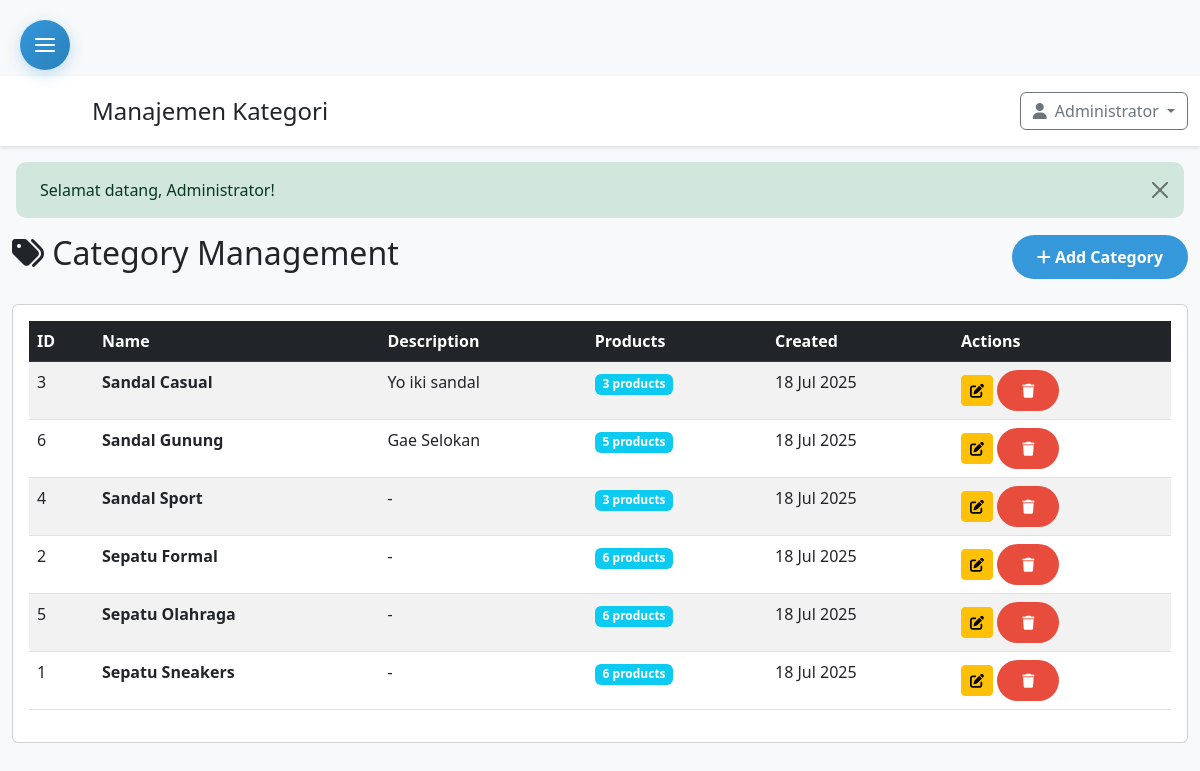
Screenshot of /admin/categories.php (signed in) with the database file from the repository.
### tables this page shows
CREATE TABLE `categories` (
  `id` int(11) NOT NULL,
  `name` varchar(255) NOT NULL,
  `description` text DEFAULT NULL,
  `created_at` datetime DEFAULT current_timestamp(),
  `updated_at` datetime DEFAULT current_timestamp() ON UPDATE current_timestamp()
);

### admin/categories.php (the view, shortened to what this page needs)
<?php
require_once '../config.php';
try {
    $stmt = $pdo->prepare("
        SELECT c.*,
               COUNT(p.id) as product_count
        FROM categories c
        LEFT JOIN products p ON c.id = p.category_id
        GROUP BY c.id
        ORDER BY c.name ASC
    ");
    $stmt->execute();
    $categories = $stmt->fetchAll();
} catch (Exception $e) {
    $categories = [];
    $_SESSION['error'] = "Error fetching categories: " . $e->getMessage();
}
include 'includes/admin_header.php';
?>
<div class="container-fluid">
    <div class="row">
        <div class="col-12">
            <div class="d-flex justify-content-between align-items-center mb-4">
                <h2><i class="fas fa-tags"></i> Category Management</h2>
                <button type="button" class="btn btn-primary" data-bs-toggle="modal" data-bs-target="#addCategoryModal">
                    <i class="fas fa-plus"></i> Add Category
                </button>
            </div>
            <div class="card">
                <div class="card-body">
                    <div class="table-responsive">
                        <table class="table table-striped table-hover">
                            <thead class="table-dark">
                                <tr>
                                    <th>ID</th>
                                    <th>Name</th>
                                    <th>Description</th>
                                    <th>Products</th>
                                    <th>Created</th>
                                    <th>Actions</th>
                                </tr>
                            </thead>
                            <tbody>
                                <?php if (empty($categories)): ?>
                                <tr>
                                    <td colspan="6" class="text-center">No categories found</td>
                                </tr>
                                <?php else: ?>
                                <?php foreach ($categories as $category): ?>
                                <tr>
                                    <td><?= $category['id'] ?></td>
                                    <td><strong><?= htmlspecialchars($category['name']) ?></strong></td>
                                    <td><?= htmlspecialchars($category['description'] ?? '-') ?></td>
                                    <td>
                                        <span class="badge bg-info"><?= $category['product_count'] ?> products</span>
                                    </td>
                                    <td><?= date('d M Y', strtotime($category['created_at'])) ?></td>
                                    <td>
                                        <button type="button" class="btn btn-sm btn-warning"
                                                onclick="editCategory(<?= $category['id'] ?>, '<?= htmlspecialchars($category['name']) ?>', '<?= htmlspecialchars($category['description'] ?? '') ?>')">
                                            <i class="fas fa-edit"></i>
                                        </button>
                                        <button type="button" class="btn btn-sm btn-danger"
                                                onclick="deleteCategory(<?= $category['id'] ?>, '<?= htmlspecialchars($category['name']) ?>', <?= $category['product_count'] ?>)">
                                            <i class="fas fa-trash"></i>
                                        </button>
                                    </td>
                                </tr>
                                <?php endforeach; ?>
                                <?php endif; ?>
                            </tbody>
                        </table>
                    </div>
                </div>
            </div>
        </div>
    </div>
</div>
<?php include 'includes/admin_footer.php'; ?>

### assets/css/style.css (style rules this page uses)
:root { --primary-color: #2c3e50; --secondary-color: #3498db; --accent-color: #e74c3c; --success-color: #27ae60; --warning-color: #f39c12; --light-gray: #ecf0f1; --dark-gray: #34495e; }
body { font-family: 'Segoe UI', Tahoma, Geneva, Verdana, sans-serif; padding-top: 76px; background-color: #f8f9fa; }
.btn-primary { background: var(--secondary-color); border: none; border-radius: 25px; padding: 10px 25px; font-weight: 600; transition: all 0.3s ease; }
.btn-danger { background: var(--accent-color); border: none; border-radius: 25px; padding: 10px 25px; font-weight: 600; }

### rows the page displays
categories: id "3", name "Sandal Casual", description "Yo iki sandal", product_count "3", created_at "18 Jul 2025"
categories: id "6", name "Sandal Gunung", description "Gae Selokan", product_count "5", created_at "18 Jul 2025"
categories: id "4", name "Sandal Sport", description "-", product_count "3", created_at "18 Jul 2025"
categories: id "2", name "Sepatu Formal", description "-", product_count "6", created_at "18 Jul 2025"
categories: id "5", name "Sepatu Olahraga", description "-", product_count "6", created_at "18 Jul 2025"
categories: id "1", name "Sepatu Sneakers", description "-", product_count "6", created_at "18 Jul 2025"

### other values shown
$page_title "Manajemen Kategori"
$_SESSION['user_name'] "Administrator"
$_SESSION['success'] "Selamat datang, Administrator!"
